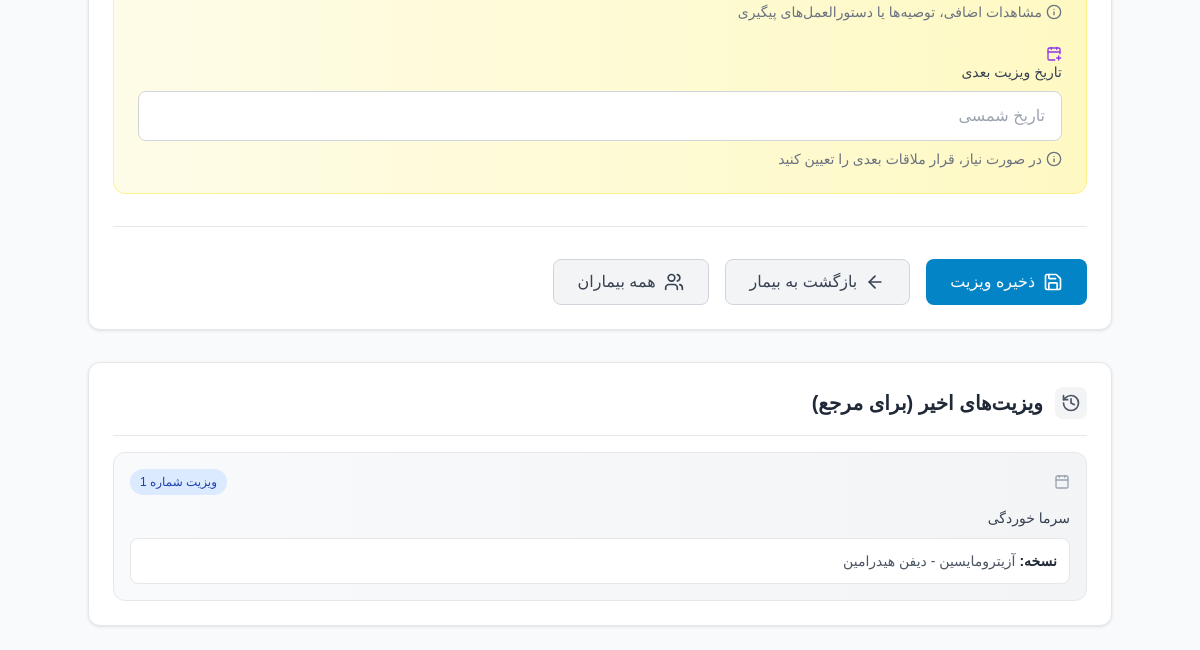
The page /patients/1/visit/ (lower part) on the database as committed earlier.
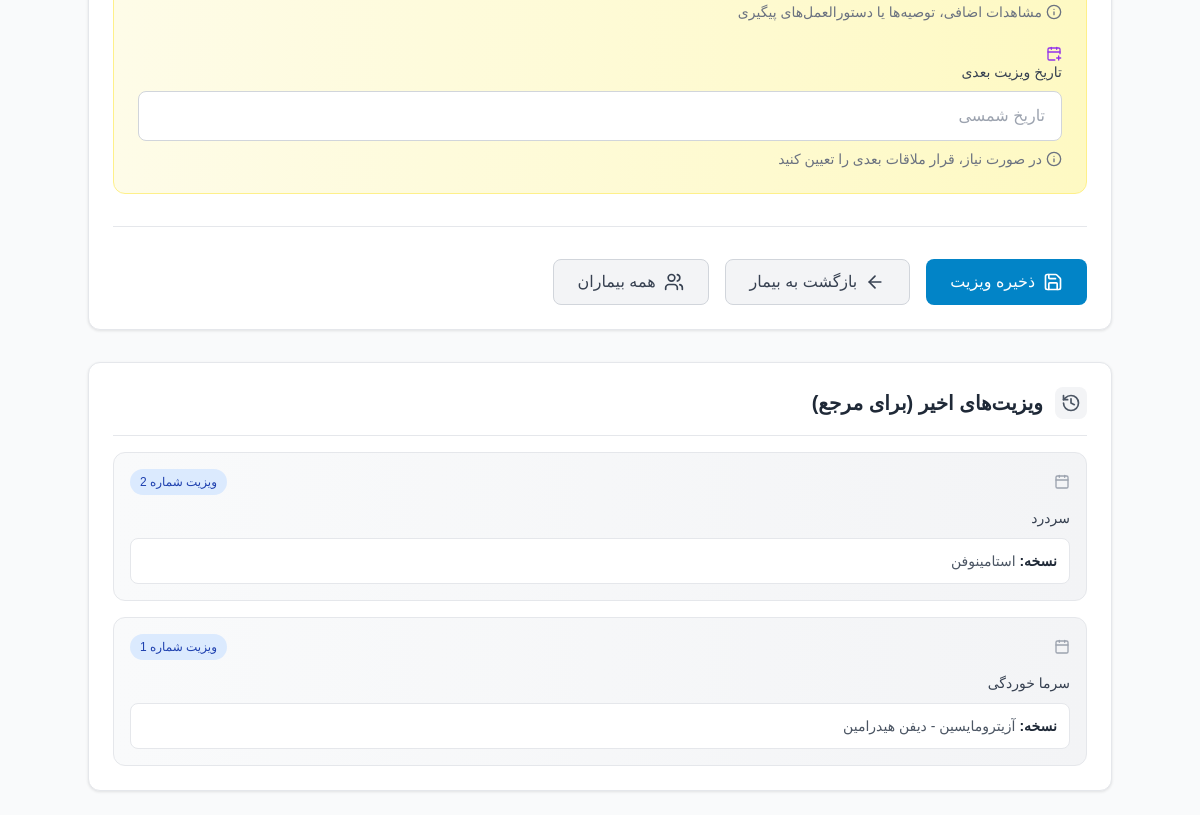
The same page on the database as committed later.
### patients/models.py (models this page shows, shortened)
class Visit(models.Model):
    patient = models.ForeignKey(Patient, on_delete=models.CASCADE, related_name='visits')
    visit_date = models.DateTimeField(auto_now_add=True)
    diagnosis = models.TextField()
    prescription = models.TextField(blank=True)
    notes = models.TextField(blank=True)
    next_visit_date = models.DateField(null=True, blank=True)
    created_at = models.DateTimeField(auto_now_add=True)
    updated_at = models.DateTimeField(auto_now=True)
    class Meta:
        ordering = ['-visit_date']

### patients/views.py (the view)
# urls.py: path('patients/<int:patient_id>/visit/', views.add_visit, name='add_visit'),
def add_visit(request, patient_id):
    patient = get_object_or_404(Patient, id=patient_id)
    if request.method == 'POST':
        form = VisitForm(request.POST)
        if form.is_valid():
            visit = form.save(commit=False)
            visit.patient = patient
            visit.save()
            messages.success(request, f'سابقه ویزیت برای {patient.full_name} اضافه شد!')
            return redirect('patient_detail', patient_id=patient.id)
    else:
        form = VisitForm()
    context = {
        'form': form,
        'patient': patient,
    }
    return render(request, 'add_visit.html', context)

### patients/forms.py
class VisitForm(forms.ModelForm):
    class Meta:
        model = Visit
        fields = ['diagnosis', 'prescription', 'notes', 'next_visit_date']
        widgets = {
            'diagnosis': forms.Textarea(attrs={'class': 'form-input', 'rows': 4, 'placeholder': 'شرح وضعیت، علائم و یافته\u200cهای بیمار'}),
            'prescription': forms.Textarea(attrs={'class': 'form-input', 'rows': 4, 'placeholder': 'لیست داروها، دوزها و دستورات'}),
            'notes': forms.Textarea(attrs={'class': 'form-input', 'rows': 3, 'placeholder': 'هرگونه مشاهده یا توصیه اضافی'}),
            'next_visit_date': forms.DateInput(attrs={'class': 'form-input', 'type': 'date'}),
        }
    def __init__(self, *args, **kwargs):
        super().__init__(*args, **kwargs)
        self.fields['diagnosis'].required = True

### patients/models.py (called while the page is built)
    @property
    def full_name(self):
        return f"{self.first_name} {self.last_name}"

    @property
    def age(self):
        from datetime import date
        today = date.today()
        return today.year - self.birth_date.year - ((today.month, today.day) < (self.birth_date.month, self.birth_date.day))

### templates/add_visit.html (shortened to what the changed rows need)
{% extends 'base.html' %}
{% load static %}
{% load jalali %}
{% block content %}
<div class="max-w-5xl mx-auto">
    {% if patient.visits.all %}
    <div class="card mt-8">
        <div class="space-y-4">
            {% for visit in patient.visits.all|slice:":3" %}
            <div class="bg-gradient-to-r from-gray-50 to-gray-100 border border-gray-200 rounded-xl p-4 hover:shadow-sm transition-shadow duration-200">
                <div class="flex items-center justify-between mb-3">
                    <span class="text-sm font-semibold text-gray-800 flex items-center">
                        <i data-lucide="calendar" class="w-4 h-4 ml-2 text-gray-400"></i>
                    </span>
                    <span class="badge badge-info">
                        ویزیت شماره {{ forloop.revcounter }}
                    </span>
                </div>
                <div class="space-y-2">
                    <p class="text-sm text-gray-700 leading-relaxed">{{ visit.diagnosis|truncatewords:25 }}</p>
                    {% if visit.prescription %}
                    <div class="bg-white rounded-lg p-3 border border-gray-200">
                        <p class="text-sm text-gray-600">
                            <span class="font-semibold text-gray-800">نسخه:</span> {{ visit.prescription|truncatewords:20 }}
                        </p>
                    </div>
                    {% endif %}
                </div>
            </div>
            {% endfor %}
        </div>
    </div>
    {% endif %}
</div>
{% block extra_js %}
<link rel="stylesheet" href="https://cdn.jsdelivr.net/npm/persian-datepicker@1.2.0/dist/css/persian-datepicker.min.css">
{% endblock %}
{% endblock %}

Rows that differ between the two databases and show on the page:
added Visit: diagnosis "سردرد", prescription "استامینوفن"
